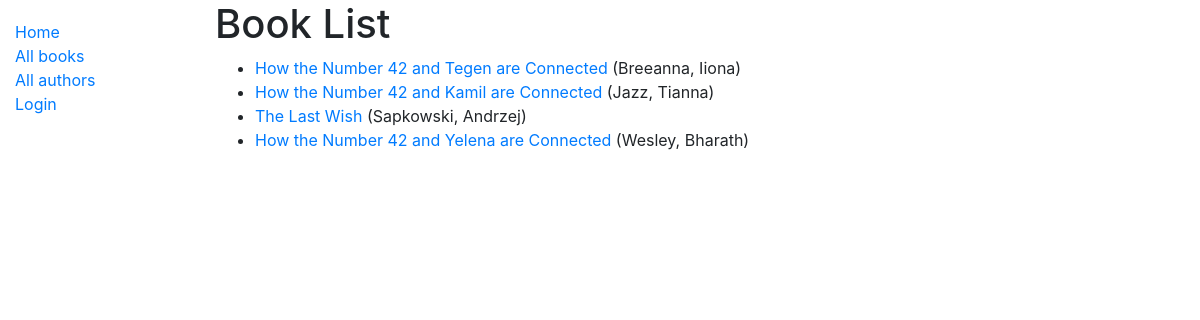
/catalog/books/, run on the app's committed database.
### catalog/models.py (models this page shows, shortened)
class Book(models.Model):
    title = models.CharField(max_length=200)
    author = models.ForeignKey('Author', on_delete=models.SET_NULL, null=True)
    summary = models.TextField(max_length=1000, help_text='Enter a brief description of the book')
    isbn = models.CharField('ISBN', max_length=13, help_text='13 Character <a href="https://www.isbn-international.org/content/what-isbn">ISBN number</a>')
    genre = models.ManyToManyField(Genre, help_text='Select a genre for this book')
    def get_absolute_url(self):
        return reverse('book-detail', args=[str(self.id)])
    def display_genre(self):
        """Create a string for the Genre. This is required to display genre in Admin."""
        return ', '.join(genre.name for genre in self.genre.all()[:3])
    display_genre.short_description = 'Genre'

class Author(models.Model):
    first_name = models.CharField(max_length=100)
    last_name = models.CharField(max_length=100)
    date_of_birth = models.DateField(null=True, blank=True)
    date_of_death = models.DateField('Died', null=True, blank=True)
    class Meta:
        ordering = ['last_name', 'first_name']
    def __str__(self):
        return f'{self.last_name}, {self.first_name}'

### catalog/views.py (the view)
# urls.py: path('books/', views.BookListView.as_view(), name = 'books'),
class BookListView(generic.ListView):
    model = Book
    paginate_by = 10

### catalog/templates/catalog/book_list.html
{% extends "base_generic.html" %}
{% block content %}
  <h1>Book List</h1>
  {% if book_list %}
  <ul>
    {% for book in book_list %}
      <li>
        <a href="{{ book.get_absolute_url }}">{{ book.title }}</a> ({{ book.author }})
      </li>
    {% endfor %}
  </ul>
  {% else %}
    <p>There are no books in the library.</p>
  {% endif %}
{% endblock %}

### data on the page
Book: title "How the Number 42 and Tegen are Connected", author "Breeanna, Iiona"
Book: title "How the Number 42 and Kamil are Connected", author "Jazz, Tianna"
Book: title "The Last Wish", author "Sapkowski, Andrzej"
Book: title "How the Number 42 and Yelena are Connected", author "Wesley, Bharath"
